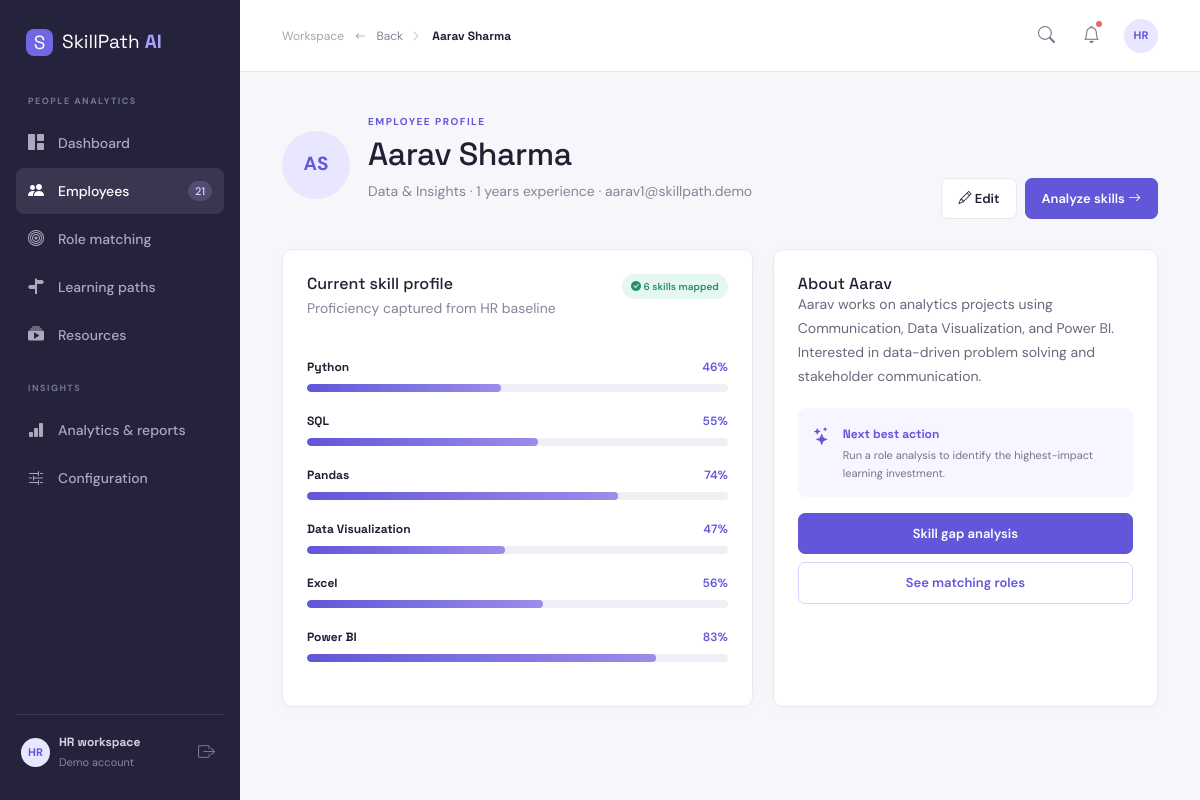
Screenshot of /employees/1 with the database file from the repository.
### tables this page shows
CREATE TABLE employees (id INTEGER PRIMARY KEY AUTOINCREMENT, name TEXT NOT NULL, email TEXT NOT NULL UNIQUE, department TEXT NOT NULL, experience INTEGER NOT NULL DEFAULT 1, profile TEXT DEFAULT '', created_at TEXT DEFAULT CURRENT_TIMESTAMP, current_role TEXT DEFAULT '');

CREATE TABLE employee_skills (employee_id INTEGER NOT NULL REFERENCES employees(id) ON DELETE CASCADE, skill_id INTEGER NOT NULL REFERENCES skills(id) ON DELETE CASCADE, proficiency INTEGER NOT NULL CHECK(proficiency BETWEEN 0 AND 100), PRIMARY KEY(employee_id, skill_id));

CREATE TABLE skills (id INTEGER PRIMARY KEY AUTOINCREMENT, name TEXT NOT NULL UNIQUE, description TEXT DEFAULT '');

### app.py (the view)
@app.route("/employees/<int:employee_id>")
def employee_profile(employee_id):
    employee = row("SELECT * FROM employees WHERE id=?", (employee_id,)); return render_template("employee_profile.html", employee=employee, skills=employee_skills(employee_id), roles=rows("SELECT * FROM roles ORDER BY name"))

### app.py (called while the page is built)
@app.context_processor
def inject_globals():
    return {"nav_employee_count": row("SELECT COUNT(*) AS count FROM employees")["count"], "notifications": notifications_data()}

### database.py (called while the page is built)
def connect():
    DB_PATH.parent.mkdir(exist_ok=True)
    connection = sqlite3.connect(DB_PATH)
    connection.row_factory = sqlite3.Row
    connection.execute("PRAGMA foreign_keys = ON")
    return connection

def rows(query, params=()):
    db = connect()
    result = [dict(row) for row in db.execute(query, params).fetchall()]
    db.close()
    return result

def row(query, params=()):
    db = connect()
    result = db.execute(query, params).fetchone()
    db.close()
    return dict(result) if result else None

### services/analysis.py (called while the page is built)
def employee_skills(employee_id):
    return {item["name"]: item["proficiency"] for item in rows("SELECT s.name, es.proficiency FROM employee_skills es JOIN skills s ON s.id = es.skill_id WHERE es.employee_id = ?", (employee_id,))}

### templates/employee_profile.html
{% extends 'base.html' %}{% block title %}{{ employee.name }}{% endblock %}{% block content %}<div class="profile-hero"><div class="person large"><div class="avatar avatar-xl">{{ employee.name[:1] }}{{ employee.name.split()[-1][:1] }}</div><div><span class="eyebrow">EMPLOYEE PROFILE</span><h1>{{ employee.name }}</h1><p class="muted">{{ employee.department }} · {{ employee.experience }} years experience · {{ employee.email }}</p></div></div><div class="d-flex gap-2"><a href="{{ url_for('edit_employee', employee_id=employee.id) }}" class="btn btn-light"><i class="bi bi-pencil"></i> Edit</a><a href="{{ url_for('analysis_page', employee_id=employee.id) }}" class="btn btn-primary">Analyze skills <i class="bi bi-arrow-right"></i></a></div></div><div class="dashboard-grid profile-grid"><section class="panel"><div class="panel-header"><div><h3>Current skill profile</h3><p class="muted">Proficiency captured from HR baseline</p></div><span class="soft-badge"><i class="bi bi-check-circle-fill"></i> {{ skills|length }} skills mapped</span></div>{% for name, level in skills.items() %}<div class="skill-bar"><div><strong>{{ name }}</strong><span>{{ level }}%</span></div><div class="progress"><span style="width:{{ level }}%"></span></div></div>{% endfor %}</section><section class="panel profile-summary"><h3>About {{ employee.name.split()[0] }}</h3><p>{{ employee.profile }}</p><div class="profile-callout"><i class="bi bi-stars"></i><div><strong>Next best action</strong><p>Run a role analysis to identify the highest-impact learning investment.</p></div></div><div class="d-grid gap-2 mt-3"><a href="{{ url_for('analysis_page', employee_id=employee.id) }}" class="btn btn-primary">Skill gap analysis</a><a href="{{ url_for('matching_page', employee_id=employee.id) }}" class="btn btn-outline-primary">See matching roles</a></div></section></div>{% endblock %}

### static/css/style.css (style rules this page uses)
:root { --ink:#202033;--muted:#85859a;--line:#e9e8f0;--surface:#fff;--bg:#f7f7fb;--primary:#6256d9;--primary-dark:#4d42bd;--purple-soft:#eeecff;--green:#35ad8b;--orange:#f2a13a;--red:#e66a68 }
* { box-sizing:border-box }
body { margin:0;background:var(--bg);color:var(--ink);font-family:'DM Sans',sans-serif;font-size:14px }
h1,h2,h3,strong,.brand { font-family:'Space Grotesk',sans-serif }
h1 { font-size:32px;letter-spacing:-.5px;margin:5px 0 8px }
h3 { font-size:16px;margin:0 }
p { line-height:1.55 }
.muted { color:var(--muted) }
.eyebrow { display:inline-block;font-size:10px;font-weight:700;letter-spacing:1.5px;color:var(--primary) }
.avatar { background:#e9e6ff;color:#6357d8;border-radius:50%;width:34px;height:34px;display:grid;place-items:center;font-size:11px;font-weight:700 }
.avatar-xl { width:68px;height:68px;font-size:19px }
.page-heading,.profile-hero { display:flex;justify-content:space-between;align-items:flex-end;margin-bottom:30px }
.btn { border-radius:7px;padding:10px 16px;font-weight:600;font-size:13px }
.btn-primary { background:var(--primary);border-color:var(--primary) }
.btn-light { background:#fff;border:1px solid var(--line);color:var(--ink) }
.btn-outline-primary { border-color:#d7d3ff;color:var(--primary) }
.metric-card,.panel { background:var(--surface);border:1px solid var(--line);border-radius:10px;box-shadow:0 3px 14px rgba(38,36,78,.025) }
.dashboard-grid { display:grid;grid-template-columns:1.08fr .92fr;gap:20px;margin-bottom:22px }
.panel { padding:24px }
.panel-header { display:flex;justify-content:space-between;align-items:flex-start;margin-bottom:22px }
.panel-header h3 { margin-bottom:5px }
.progress { height:6px;background:#efeff5;border-radius:20px }
.progress span { height:100%;display:block;background:var(--primary);border-radius:20px }
.person { display:flex;align-items:center;gap:10px }
.readiness-pill,.status,.tag,.soft-badge,.priority,.gap-badge { display:inline-block;border-radius:20px;padding:5px 9px;font-size:10px;font-weight:600 }
.profile-hero .large { align-items:center }
.profile-hero .person { gap:18px }
.profile-hero h1 { margin-top:4px }
.profile-grid { grid-template-columns:1.1fr .9fr }
.skill-bar { margin:20px 0 }
.skill-bar>div:first-child { display:flex;justify-content:space-between;margin-bottom:8px;font-size:12px }
.skill-bar>div:first-child span { color:var(--primary);font-weight:600 }
.skill-bar .progress { height:8px }
.skill-bar .progress span { background:linear-gradient(90deg,#6256d9,#9a8dea) }
.soft-badge { background:#e4f7f0;color:#278c71 }
.profile-summary>p { color:#69687e;line-height:1.7 }
.profile-callout { display:flex;gap:12px;padding:15px;background:#f7f5ff;border-radius:8px;color:var(--primary);margin-top:20px }
.profile-callout i { font-size:18px }
.profile-callout strong { font-size:12px }
.profile-callout p { color:#76738c;font-size:11px;margin:3px 0 0 }

### rows the page displays
employees: name "Aarav Sharma", name "A", name "S", department "Data & Insights", experience "1", email "aarav1@skillpath.demo", name "Aarav", profile "Aarav works on analytics projects using Communication, Data Visualization, and Power BI. Interested in data-driven problem solving and stakeholder communication."
employee_skills: name "Python", proficiency "46"
employee_skills: name "SQL", proficiency "55"
employee_skills: name "Pandas", proficiency "74"
employee_skills: name "Data Visualization", proficiency "47"
employee_skills: name "Excel", proficiency "56"
employee_skills: name "Power BI", proficiency "83"

### other values shown
{{ nav_employee_count }} "21"
{{ skills|length }} "6"
